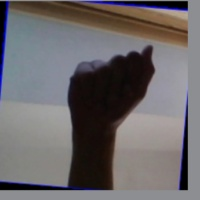
#> input picture ml/outputs/failure_galleries/A/correct_00_A_95.jpg, 200 x 200 px; its folder holds only this picture in this run
$ python test_hand_presence.py
#> lines starting #> are read from the running program, lines starting #| are printed output that depends on the picture; after the words box and inside, x2 and y2 are one past the last pixel; in counts of white or black regions, pixels touching at a corner belong together
import cv2
import os
import glob
import numpy as np
from PIL import Image

def analyze_hand_presence(img_pil):
    """
    Robust Multi-Signal Hand Presence & Foreground Gate:
    1. Multi-space chrominance segmentation (YCrCb + HSV)
    2. Adaptive Otsu structural segmentation
    3. Structural gradient and Canny edge density analysis
    4. Connected-component morphometry (occupancy, centering, aspect ratio)
    5. Exclusion of flat backgrounds, empty frames, and partial limb artifacts
    """
    arr = np.array(img_pil.convert('RGB'))
#> arr is the input picture: shape (200, 200, 3); mean R, G, B 107.4, 103.5, 105.6
    h, w, _ = arr.shape
#> h = 200; w = 200
    gray = cv2.cvtColor(arr, cv2.COLOR_RGB2GRAY)
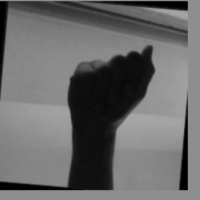
#> gray: shape (200, 200); min 0, max 170, mean 104.9

    # 1. Global image variance
    std_gray = float(np.std(gray))
#> std_gray = 52.15
    if std_gray < 10.0:
        return {
            'has_hand': False,
            'status': 'NO_HAND',
            'hand_score': 0.0,
            'reason': 'No hand detected inside the guide area'
        }

    # 2. Structural gradient and Canny edge density
    edges = cv2.Canny(gray, 30, 90)
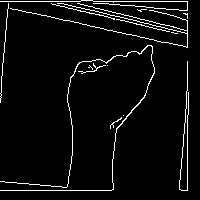
#> edges: shape (200, 200); 4.8% white in thin lines or dots
    edge_density = float(np.sum(edges > 0)) / (h * w)
#> edge_density = 0.0482

    # 3. Multi-color space chrominance mask (covering warm & cool skin tones)
    ycrcb = cv2.cvtColor(arr, cv2.COLOR_RGB2YCrCb)
#> ycrcb: shape (200, 200, 3); mean of channels 0, 1, 2 104.9, 129.8, 128.4
    hsv = cv2.cvtColor(arr, cv2.COLOR_RGB2HSV)
#> hsv: shape (200, 200, 3); mean H, S, V 63.7, 57.1, 114.5

    mask_ycrcb = cv2.inRange(ycrcb, np.array([0, 120, 70]), np.array([255, 190, 145]))
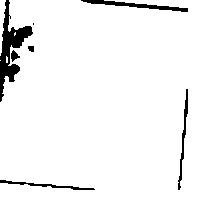
#> mask_ycrcb: shape (200, 200); 95% white; 7 black regions (1 under 20 px), largest, box (x1, y1, x2, y2) and area: (0, 0, 33, 102) 1063, (81, 0, 188, 12) 394, (178, 89, 188, 190) 247, (0, 180, 95, 190) 223, (11, 50, 20, 62) 58, (28, 46, 34, 52) 31
    mask_hsv1 = cv2.inRange(hsv, np.array([0, 10, 25]), np.array([35, 255, 255]))
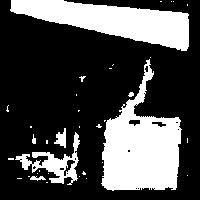
#> mask_hsv1: shape (200, 200); 29.9% white; 36 white regions (29 under 20 px), largest, box (x1, y1, x2, y2) and area: (101, 59, 182, 191) 5814, (10, 0, 189, 51) 4773, (15, 132, 80, 185) 1011
    mask_hsv2 = cv2.inRange(hsv, np.array([160, 10, 25]), np.array([180, 255, 255]))
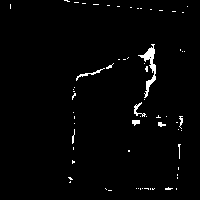
#> mask_hsv2: shape (200, 200); 1.8% white; 66 white regions (59 under 20 px), largest, box (x1, y1, x2, y2) and area: (138, 44, 156, 98) 274, (76, 68, 105, 81) 63, (134, 102, 146, 117) 56
    mask_hsv = cv2.bitwise_or(mask_hsv1, mask_hsv2)
#> mask_hsv: shape (200, 200); 31.7% white; 43 white regions (35 under 20 px), largest, box (x1, y1, x2, y2) and area: (10, 0, 189, 191) 11160, (15, 129, 80, 185) 1056, (54, 128, 66, 148) 134
    skin_mask = cv2.bitwise_and(mask_ycrcb, mask_hsv)

    # Morphological filtering
    kernel = cv2.getStructuringElement(cv2.MORPH_ELLIPSE, (5, 5))
    skin_clean = cv2.morphologyEx(skin_mask, cv2.MORPH_CLOSE, kernel)
#> skin_clean: shape (200, 200); 32.7% white; 27 white regions (20 under 20 px), largest, box (x1, y1, x2, y2) and area: (10, 0, 189, 191) 11333, (8, 129, 80, 185) 1361, (54, 128, 66, 148) 146
    skin_clean = cv2.morphologyEx(skin_clean, cv2.MORPH_OPEN, kernel)
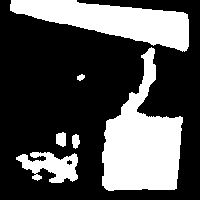
#> skin_clean: shape (200, 200); 31.7% white; 6 white regions, box (x1, y1, x2, y2) and area: (102, 47, 183, 191) 6445, (10, 0, 189, 52) 4847, (16, 152, 78, 183) 1132, (56, 132, 66, 147) 126, (72, 134, 80, 149) 90, (77, 74, 85, 81) 39

    skin_ratio = float(np.sum(skin_clean > 0)) / (h * w)
#> skin_ratio = 0.317

    # 4. Otsu Structural Foreground
    blur = cv2.GaussianBlur(gray, (5, 5), 0)
    _, otsu_thresh = cv2.threshold(blur, 0, 255, cv2.THRESH_BINARY_INV + cv2.THRESH_OTSU)
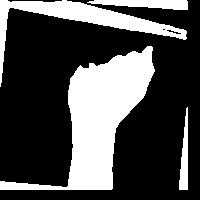
#> otsu_thresh: shape (200, 200); 30% white; 4 white regions, box (x1, y1, x2, y2) and area: (0, 46, 155, 190) 7953, (0, 0, 187, 87) 2892, (87, 0, 188, 10) 690, (179, 107, 188, 190) 460

    # Determine primary foreground mask
    if skin_ratio >= 0.10:
        fg_mask = skin_clean
    else:
        # If skin mask is low (e.g. gray lighting), check Otsu mask with edge support
        fg_mask = otsu_thresh if edge_density > 0.025 else skin_clean

    fg_clean = cv2.morphologyEx(fg_mask, cv2.MORPH_CLOSE, kernel)
#> fg_clean: shape (200, 200); 31.8% white; 5 white regions
    fg_clean = cv2.morphologyEx(fg_clean, cv2.MORPH_OPEN, kernel)

    fg_ratio = float(np.sum(fg_clean > 0)) / (h * w)
#> fg_ratio = 0.317

    contours, _ = cv2.findContours(fg_clean, cv2.RETR_EXTERNAL, cv2.CHAIN_APPROX_SIMPLE)
#> contours = 6 contours; box (x1, y1, x2, y2) and area: (102, 47, 183, 191) 6233, (10, 0, 189, 52) 4646, (16, 152, 78, 183) 1026, (56, 132, 66, 147) 106, (72, 134, 80, 149) 72, (77, 74, 85, 81) 28

    if not contours or fg_ratio < 0.08 or edge_density < 0.015:
        return {
            'has_hand': False,
            'status': 'NO_HAND',
            'hand_score': round(fg_ratio, 3),
            'edge_density': round(edge_density, 3),
            'reason': 'No hand detected inside the guide area'
        }

    largest_cnt = max(contours, key=cv2.contourArea)
#> largest_cnt = contour of 162 points, box (x1, y1, x2, y2) (102, 47, 183, 191), area 6233
    cnt_area = cv2.contourArea(largest_cnt)
#> cnt_area = 6233
    cnt_ratio = float(cnt_area) / (h * w)
#> cnt_ratio = 0.156

    x, y, cw, ch = cv2.boundingRect(largest_cnt)
#> x = 102; y = 47; cw = 81; ch = 144
    center_x = x + cw / 2.0
#> center_x = 142.5
    center_y = y + ch / 2.0
#> center_y = 119

    # Check if hand is too small (< 8% frame)
    if cnt_ratio < 0.08 and fg_ratio < 0.10:
        return {
            'has_hand': False,
            'status': 'HAND_TOO_SMALL',
            'hand_score': round(fg_ratio, 3),
            'cnt_ratio': round(cnt_ratio, 3),
            'reason': 'Hand is too far — move closer to fill the guide'
        }

    # Check if hand is clipped to extreme border (e.g. only fingers on edge)
    if (x == 0 and x + cw < w * 0.22) or (x + cw == w and x > w * 0.78) or (y == 0 and y + ch < h * 0.22):
        if cnt_ratio < 0.18:
            return {
                'has_hand': False,
                'status': 'PARTIAL_HAND_EDGE',
                'hand_score': round(fg_ratio, 3),
                'cnt_ratio': round(cnt_ratio, 3),
                'reason': 'Hand is on the edge — center your hand inside the guide'
            }

    # Check if full-frame solid coverage (e.g. wall/shadow)
    if fg_ratio > 0.94 and cnt_ratio > 0.92 and edge_density < 0.03:
        return {
            'has_hand': False,
            'status': 'NO_HAND',
            'hand_score': round(fg_ratio, 3),
            'reason': 'No hand detected inside the guide area'
        }

    hand_score = min(1.0, (cnt_ratio / 0.35))
#> hand_score = 0.445
    return {
        'has_hand': True,
        'status': 'VALID_HAND',
        'hand_score': round(hand_score, 3),
        'fg_ratio': round(fg_ratio, 3),
        'cnt_ratio': round(cnt_ratio, 3),
        'edge_density': round(edge_density, 3),
        'center': (round(center_x, 1), round(center_y, 1)),
        'reason': None
    }

if __name__ == '__main__':
    train_dir = 'asl_alphabet_train/asl_alphabet_train'
    if not os.path.exists(train_dir):
        train_dir = 'asl_alphabet_train'

    print('=' * 85)
    print('TESTING HAND PRESENCE GATE ON ALL 28 DATASET HAND CLASSES')
    print('=' * 85)

    test_classes = ['A', 'B', 'C', 'D', 'E', 'F', 'G', 'H', 'I', 'J', 'K', 'L', 'M', 'N', 'O', 'P', 'Q', 'R', 'S', 'T', 'U', 'V', 'W', 'X', 'Y', 'Z', 'del', 'space']
    valid_count = 0
    for c in test_classes:
        f = glob.glob(f'{train_dir}/{c}/*.jpg')[0]
        res = analyze_hand_presence(Image.open(f))
#> res = 8 items
        stat = res['status']
#> stat = 'VALID_HAND'
        has = res['has_hand']
#> has = True
        if has:
            valid_count += 1
        print(f"Class {c:5s} | Status: {stat:<12} | FG: {res.get('fg_ratio', 0):5.3f} | Cnt: {res.get('cnt_ratio', 0):5.3f} | Valid: {has}")
#| Class A     | Status: VALID_HAND   | FG: 0.317 | Cnt: 0.156 | Valid: True
#> (the run stopped early here; a loop or call above may not have finished)
